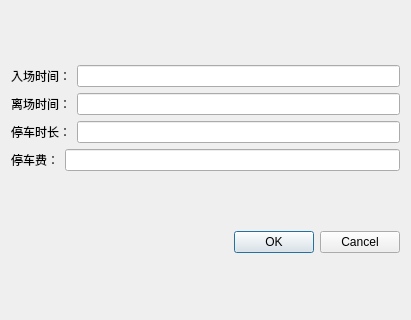
<?xml version="1.0" encoding="UTF-8"?>
<ui version="4.0">
 <class>CarLeave</class>
 <widget class="QDialog" name="CarLeave">
  <property name="geometry">
   <rect>
    <x>0</x>
    <y>0</y>
    <width>411</width>
    <height>320</height>
   </rect>
  </property>
  <property name="windowTitle">
   <string>Dialog</string>
  </property>
  <layout class="QVBoxLayout" name="verticalLayout_2">
   <item>
    <layout class="QVBoxLayout" name="verticalLayout">
     <item>
      <layout class="QHBoxLayout" name="horizontalLayout_2">
       <item>
        <widget class="QLabel" name="label_2">
         <property name="text">
          <string>入场时间：</string>
         </property>
        </widget>
       </item>
       <item>
        <widget class="QLineEdit" name="enterTime"/>
       </item>
      </layout>
     </item>
     <item>
      <layout class="QHBoxLayout" name="horizontalLayout_3">
       <item>
        <widget class="QLabel" name="label_3">
         <property name="text">
          <string>离场时间：</string>
         </property>
        </widget>
       </item>
       <item>
        <widget class="QLineEdit" name="leaveTime"/>
       </item>
      </layout>
     </item>
     <item>
      <layout class="QHBoxLayout" name="horizontalLayout_4">
       <item>
        <widget class="QLabel" name="label_4">
         <property name="text">
          <string>停车时长：</string>
         </property>
        </widget>
       </item>
       <item>
        <widget class="QLineEdit" name="stayTime"/>
       </item>
      </layout>
     </item>
     <item>
      <layout class="QHBoxLayout" name="horizontalLayout">
       <item>
        <widget class="QLabel" name="label">
         <property name="text">
          <string>停车费：</string>
         </property>
        </widget>
       </item>
       <item>
        <widget class="QLineEdit" name="fee"/>
       </item>
      </layout>
     </item>
    </layout>
   </item>
   <item>
    <widget class="QDialogButtonBox" name="buttonBox">
     <property name="orientation">
      <enum>Qt::Horizontal</enum>
     </property>
     <property name="standardButtons">
      <set>QDialogButtonBox::Cancel|QDialogButtonBox::Ok</set>
     </property>
    </widget>
   </item>
  </layout>
 </widget>
 <resources/>
 <connections>
  <connection>
   <sender>buttonBox</sender>
   <signal>accepted()</signal>
   <receiver>CarLeave</receiver>
   <slot>accept()</slot>
   <hints>
    <hint type="sourcelabel">
     <x>248</x>
     <y>254</y>
    </hint>
    <hint type="destinationlabel">
     <x>157</x>
     <y>274</y>
    </hint>
   </hints>
  </connection>
  <connection>
   <sender>buttonBox</sender>
   <signal>rejected()</signal>
   <receiver>CarLeave</receiver>
   <slot>reject()</slot>
   <hints>
    <hint type="sourcelabel">
     <x>316</x>
     <y>260</y>
    </hint>
    <hint type="destinationlabel">
     <x>286</x>
     <y>274</y>
    </hint>
   </hints>
  </connection>
 </connections>
</ui>
